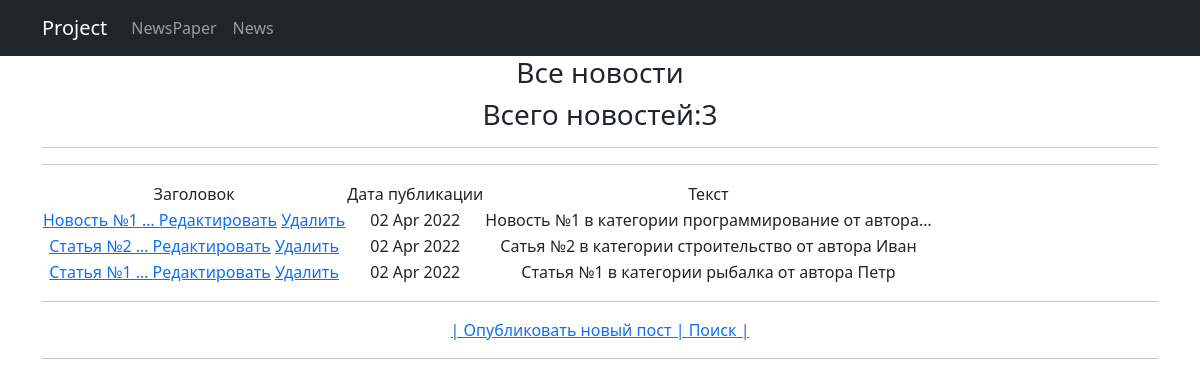
Page /news/ on the committed database.
### news/models.py (models this page shows, shortened)
class Post (models.Model):  # Модель поста  (статьи/новости)
    article = 'ar'
    news = 'nw'
    VIEW = [
        (article, 'Статья'),
        (news, 'Новость')
        ]
    author = models.ForeignKey(Author, on_delete=models.CASCADE, related_name='posts')
    view = models.CharField(max_length=2, choices=VIEW, default=article)
    create_time = models.DateTimeField(auto_now_add=True)
    categories = models.ManyToManyField(Category, through='PostCategory', related_name='posts')
    heading = models.CharField(max_length=255)
    text_post = models.TextField()
    rating_post = models.IntegerField(default=0)

### news/views.py (the view, shortened to what this page needs)
# urls.py: path('', PostsList.as_view()),  # Основная страница.
class PostsList(ListView):
    model = Post  # указываем модель, объекты которой мы будем выводить
    template_name = 'posts.html'
    context_object_name = 'posts'
    queryset = Post.objects.order_by('-create_time')
    paginate_by = 10
    form_class = PostForm  # D9 (подписка) чтобы получить доступ к форме через POST
    def get_context_data(self, **kwargs):
        context = super().get_context_data(**kwargs)
        context['categories'] = Category.objects.all()
        context['form'] = PostForm()
        context['is_author'] = self.request.user.groups.filter(name='author').exists()
        context['is_auth'] = self.request.user.is_authenticated
        return context

### news/templatetags/custom_filters.py (called while the page is built)
@register.filter(name='censor')  # регистрируем наш фильтр под именем censor, чтоб django понимал,
def censor(value, arg):
    no_censorship = str(value)
    curse_words = ['идиот', 'мудак', 'дурак']
    for word in curse_words:
        no_censorship = sub(word, str(arg), no_censorship)
    return no_censorship

### templates/posts.html (shortened to what this page needs)
{% extends 'flatpages/default.html' %}
{% load custom_filters %}
{% block content %}
<h3>Все новости</h3>
{% if posts %}
<h3>Всего новостей:{{ posts|length }} {% endif %}</h3>
<hr>
<hr>
    {% if posts %}
        <table>
            <tr>
                <td>
                    Заголовок
                </td>
                <td>
                    Дата публикации
                </td>
                <td>
                    Текст
                </td>
            </tr>
    {% for post in posts %}
            <tr>
                <td>
                    <a href="{% url 'post' post.id %}"> {{ post.heading|truncatewords:2|censor:'***'}} </a>
                    <a href="{% url 'post_update' post.id %}"><u>Редактировать</u></a>
                    <a href="{% url 'post_delete' post.id %}"><u> Удалить </u></a>
                </td>
                <td>
                    {{ post.create_time|date:'d M Y'}}
                </td>
                <td>
                    {{ post.text_post|truncatechars:50|censor:'***' }}
                </td>
            </tr>
    {% endfor %}
        </table>
        <hr>
        <a href="{% url 'post_create' %}">| Опубликовать новый пост </a>
        <a href="search/">| Поиск |</a>
        <hr>
    {% else %}
        <h2> Новостей нет!! </h2>
    {% endif %}
{% endblock content %}

### rows in the picture
Post: heading|censor "Новость №1 …", create_time "02 Apr 2022", text_post|censor "Новость №1 в категории программирование от автора…"
Post: heading|censor "Статья №2 …", create_time "02 Apr 2022", text_post|censor "Сатья №2 в категории строительство от автора Иван"
Post: heading|censor "Статья №1 …", create_time "02 Apr 2022", text_post|censor "Статья №1 в категории рыбалка от автора Петр"

### other values in the picture
{{ posts|length }} "3"
